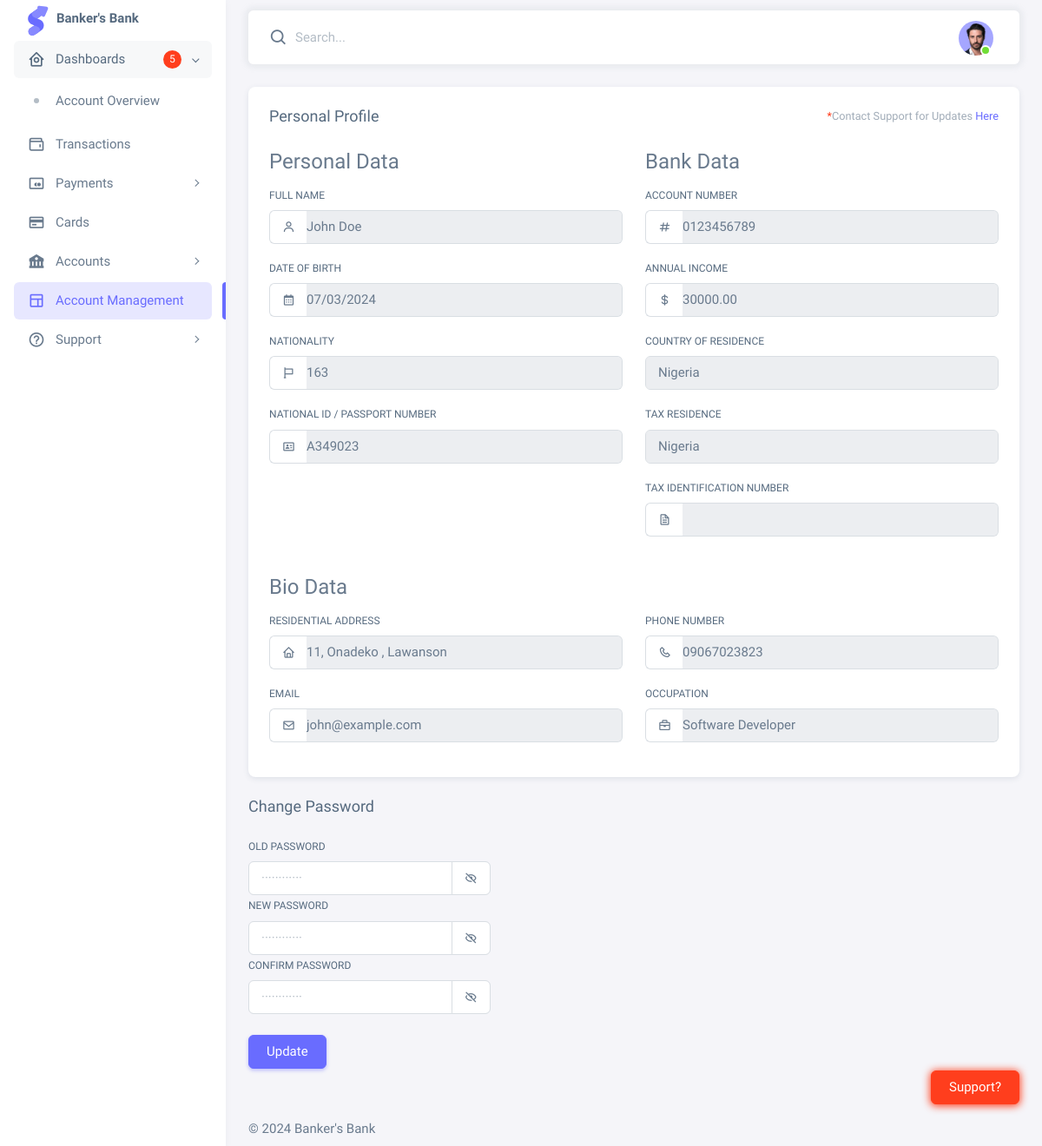
The app's page /client/html/accountmanagement.php (signed in), older data.
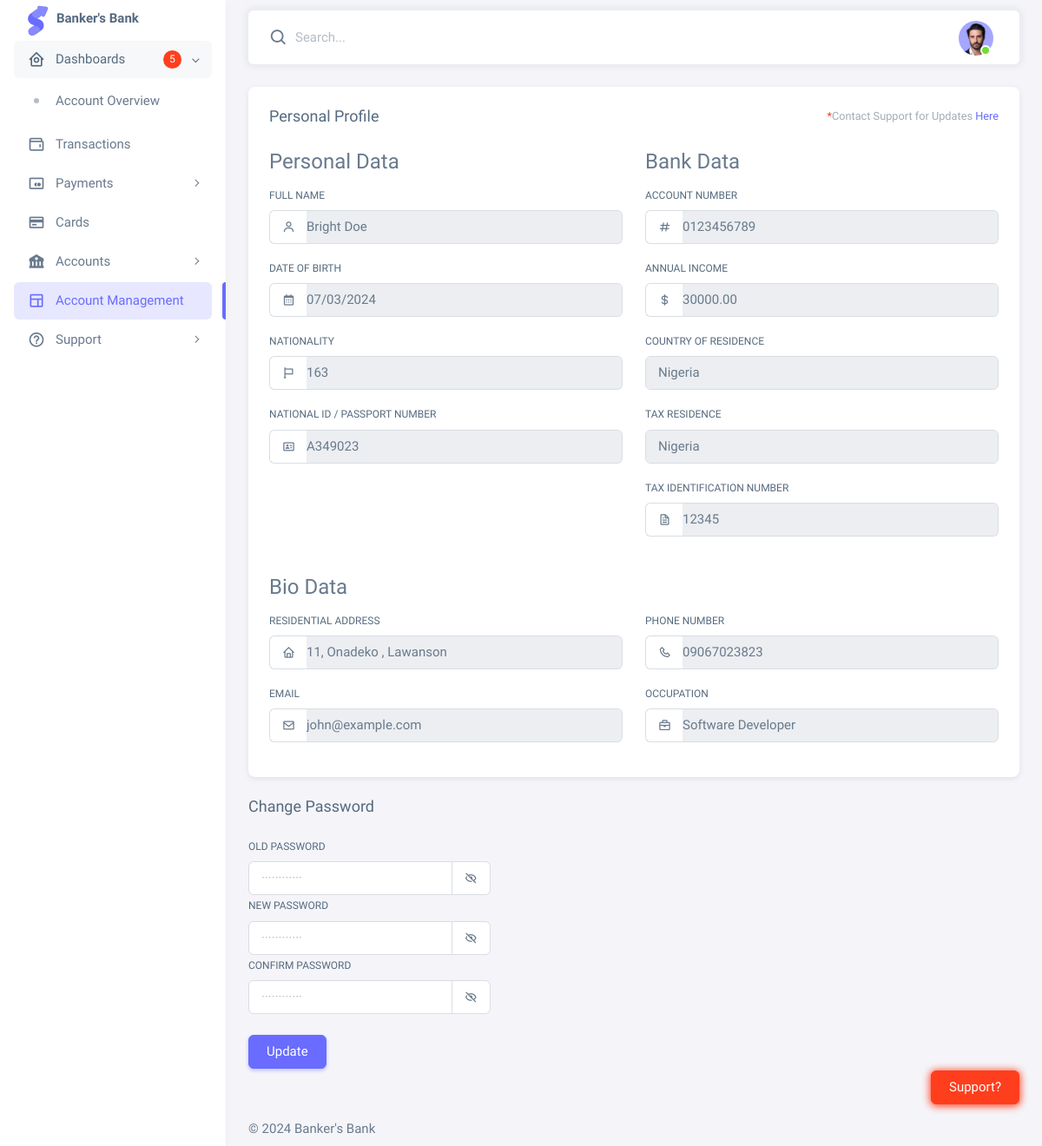
The same page, newer data.
### tables this page shows
CREATE TABLE `client_profiles` (
  `id` int(11) NOT NULL,
  `user_id` int(11) NOT NULL,
  `account_manager_id` int(11) NOT NULL,
  `first_name` varchar(50) NOT NULL,
  `last_name` varchar(50) NOT NULL,
  `date_of_birth` date NOT NULL,
  `gender` enum('Male','Female','Other') NOT NULL,
  `phone` varchar(20) DEFAULT NULL,
  `address_line1` varchar(100) NOT NULL,
  `address_line2` varchar(100) DEFAULT NULL,
  `city` varchar(50) DEFAULT NULL,
  `state` int(11) DEFAULT NULL,
  `postal_code` varchar(20) DEFAULT NULL,
  `country` int(11) DEFAULT NULL,
  `nationality` int(11) DEFAULT NULL,
  `id_type` enum('Passport','National ID','Driver''s License') NOT NULL,
  `id_number` varchar(50) NOT NULL,
  `occupation` varchar(100) DEFAULT NULL,
  `employer` varchar(100) DEFAULT NULL,
  `annual_income` decimal(15,2) DEFAULT NULL
);

CREATE TABLE `client_accounts` (
  `id` int(11) NOT NULL,
  `user_id` int(11) NOT NULL,
  `account_manager_id` int(11) NOT NULL,
  `account_number` varchar(20) NOT NULL,
  `taxid` int(50) NOT NULL,
  `balance` decimal(15,2) NOT NULL DEFAULT '0.00',
  `account_type` enum('savings','checking','investment') NOT NULL,
  `Level` enum('Tier 1','Tier 2','Tier 3') DEFAULT NULL,
  `currency` varchar(3) NOT NULL DEFAULT 'USD',
  `interest_rate` decimal(5,2) DEFAULT '0.00',
  `status` enum('active','inactive','suspended','closed') NOT NULL DEFAULT 'active',
  `opening_date` date NOT NULL,
  `last_activity_date` date DEFAULT NULL,
  `created_at` timestamp NOT NULL DEFAULT CURRENT_TIMESTAMP,
  `updated_at` timestamp NOT NULL DEFAULT CURRENT_TIMESTAMP ON UPDATE CURRENT_TIMESTAMP
);

CREATE TABLE `country` (
  `idcountry` int(11) NOT NULL,
  `code2` varchar(10) DEFAULT NULL,
  `code3` varchar(10) DEFAULT NULL,
  `country_name` varchar(45) NOT NULL,
  `capital` varchar(50) DEFAULT NULL,
  `region` varchar(50) DEFAULT NULL,
  `subregion` varchar(50) DEFAULT NULL
);

CREATE TABLE `users` (
  `id` int(11) NOT NULL,
  `username` varchar(255) NOT NULL,
  `password` varchar(255) NOT NULL,
  `email` varchar(255) NOT NULL,
  `firstName` varchar(255) DEFAULT NULL,
  `lastName` varchar(255) DEFAULT NULL,
  `access_level` enum('Superadmin','Admin','Client','Manager') DEFAULT 'Client',
  `last_login` datetime NOT NULL DEFAULT CURRENT_TIMESTAMP,
  `created_at` timestamp NOT NULL DEFAULT CURRENT_TIMESTAMP,
  `updated_at` timestamp NOT NULL DEFAULT CURRENT_TIMESTAMP ON UPDATE CURRENT_TIMESTAMP,
  `profileImage` varchar(300) DEFAULT NULL,
  `country_id` int(11) DEFAULT NULL,
  `state_id` int(11) DEFAULT NULL
);

### client/classes/Db.php (called while the page is built, shortened)
<?php
class Db
{
  private $dbhost = DBHOST;
  private $dbname = DBNAME;
  private $dbuser = DBUSER;
  private $dbpass = DBPASS;
  protected function connect()
  {
    $dsn = "mysql:host=$this->dbhost;dbname=$this->dbname;";
    $option = [
      PDO::ATTR_ERRMODE => PDO::ERRMODE_EXCEPTION
    ];
    try {
      $this->conn = new PDO($dsn, $this->dbuser, $this->dbpass, $option);
      return $this->conn;
    } catch (Exception $e) {
      $e->getMessage();
      return false;
    }
  }
}

### client/classes/User.php (called while the page is built, shortened)
<?php
require_once "Db.php";
class User extends Db
{
  private $dbconn;
  public function __construct()
  {
    $this->dbconn = $this->connect();
  }
  public function getUser($userId)
  {
    $sql = "SELECT *
FROM client_profiles
JOIN users ON client_profiles.user_id = users.id
JOIN client_accounts ON client_profiles.user_id = client_accounts.user_id
JOIN country ON client_profiles.country = country.idcountry
JOIN state ON client_profiles.state = state.idstate
WHERE client_profiles.user_id = ?";
    $stmt = $this->dbconn->prepare($sql);
    $stmt->execute([$userId]);
    $account = $stmt->fetch(PDO::FETCH_ASSOC);
    return $account;
  }
}

### client/html/accountmanagement.php (the view, shortened to what the changed rows need)
<?php
require_once "../classes/User.php";
$activeUser = ($_SESSION['useronline']);
$userId = $activeUser['id'];
$getUser = new User;
$userInfo = $getUser->getUser($userId);
$fullname = $userInfo['first_name'] . ' ' . $userInfo['last_name'];
$dob = $userInfo['date_of_birth'];
$address = $userInfo['address_line1'] . ' ' . $userInfo['address_line2'];
$city = $userInfo['city'];
$country = $userInfo['country_name'];
$email = $userInfo['email'];
$income = $userInfo['annual_income'];
$nationality = $userInfo['nationality'];
$idnumber = $userInfo['id_number'];
$accountnum = $userInfo['account_number'];
$taxid = $userInfo['taxid'];
$phone = $userInfo['phone'];
$occupation = $userInfo['occupation'];
$currency = $userInfo['currency'];
?>
<?php
require_once "../partials/hstart.php";
?>
<?php require_once "../partials/hbottom.php"; ?>
<div class="layout-page">
  <div class="content-wrapper">
    <div class="container-xxl flex-grow-1 container-p-y">
      <div class="row">
        <div class="col-md-12 col-lg-12">
          <div class="card mb-4">
            <div class="card-body">
              <form>
                <div class="row">
                  <div class="col-md-6">
                    <fieldset>
                      <div class="mb-3">
                        <div class="input-group input-group-merge">
                          <span class="input-group-text"><i class="bx bx-user"></i></span>
                          <input type="text" class="form-control" id="basic-icon-default-fullname" value="<?php echo $fullname ?>" disabled />
                        </div>
                      </div>
                      <div class="mb-3">
                        <div class="input-group input-group-merge">
                          <span class="input-group-text"><i class="bx bx-calendar"></i></span>
                          <input type="date" class="form-control" id="basic-icon-default-dob" value="<?php echo $dob ?>" disabled />
                        </div>
                      </div>
                      <div class="mb-3">
                        <div class="input-group input-group-merge">
                          <span class="input-group-text"><i class="bx bx-flag"></i></span>
                          <input type="text" class="form-control" id="basic-icon-default-nationality" placeholder="Italian" value="<?php echo $nationality ?>" disabled />
                        </div>
                      </div>
                      <div class="mb-3">
                        <div class="input-group input-group-merge">
                          <span class="input-group-text"><i class="bx bx-id-card"></i></span>
                          <input type="text" class="form-control" id="basic-icon-default-id" value="<?php echo $idnumber ?>" disabled />
                        </div>
                      </div>
                    </fieldset>
                  </div>
                  <div class="col-md-6">
                    <fieldset>
                      <div class="mb-3">
                        <div class="input-group input-group-merge">
                          <span class="input-group-text"><i class="bx bx-hash"></i></span>
                          <input type="number" id="basic-icon-default-hash" class="form-control" value="<?php echo $accountnum ?>" disabled />
                        </div>
                      </div>
                      <div class="mb-3">
                        <div class="input-group input-group-merge">
                          <span class="input-group-text"><?php if ($currency === 'USD') { ?>
                              <i class="bx bx-dollar"></i>
                            <?php } else if ($currency === 'EURO') { ?>
                              <i class="bx bx-euro"></i>
                            <?php } ?> </span>
                          <input type="number" id="basic-icon-default-income" class="form-control" value="<?php echo $income ?>" disabled />
                        </div>
                      </div>
                      <div class="mb-3">
                        <label class="form-label" for="countryDataList">Country of Residence</label>
                        <input class="form-control" list="countries" id="countryDataList" value="<?php echo $country ?>" disabled />
                      </div>
                      <div class="mb-3">
                        <label class="form-label" for="taxResidenceDataList">Tax Residence</label>
                        <input class="form-control" list="taxResidences" id="taxResidenceDataList" value="<?php echo $country ?>" disabled />
                      </div>
                      <div class="mb-3">
                        <div class="input-group input-group-merge">
                          <span class="input-group-text"><i class="bx bx-file"></i></span>
                          <input type="text" id="basic-icon-default-tax-id" class="form-control" value="<?php echo $taxid ?>" disabled />
                        </div>
                      </div>
                    </fieldset>
                  </div>
                </div>
                <div class="row mt-4">
                  <div class="col-md-12">
                    <fieldset>
                      <div class="row">
                        <div class="col-md-6">
                          <div class="mb-3">
                            <div class="input-group input-group-merge">
                              <span class="input-group-text"><i class="bx bx-home"></i></span>
                              <input type="text" class="form-control" id="basic-icon-default-address" value="<?php echo $address . ', ' . $city ?>" disabled />
                            </div>
                          </div>
                          <div class="mb-3">
                            <div class="input-group input-group-merge">
                              <span class="input-group-text"><i class="bx bx-envelope"></i></span>
                              <input type="email" id="basic-icon-default-email" class="form-control" value="<?php echo $email ?>" disabled />
                            </div>
                          </div>
                        </div>
                        <div class="col-md-6">
                          <div class="mb-3">
                            <div class="input-group input-group-merge">
                              <span class="input-group-text"><i class="bx bx-phone"></i></span>
                              <input type="tel" id="basic-icon-default-phone" class="form-control phone-mask" value="<?php echo $phone ?>" disabled />
                            </div>
                          </div>
                          <div class="mb-3">
                            <div class="input-group input-group-merge">
                              <span class="input-group-text"><i class="bx bx-briefcase"></i></span>
                              <input type="text" id="basic-icon-default-occupation" class="form-control" value="<?php echo $occupation ?>" disabled />
                            </div>
                          </div>
                        </div>
                      </div>
                    </fieldset>
                  </div>
                </div>
              </form>
            </div>
          </div>
        </div>
      </div>
    </div>
  </div>
</div>
</div>
</div>
</body>
</html>

Row changes from the older to the newer data that the page shows:
changed client_profiles "11, Onadeko , Lawanson": first_name+last_name "John Doe" → "Bright Doe"; taxid (not shown) → "12345"
